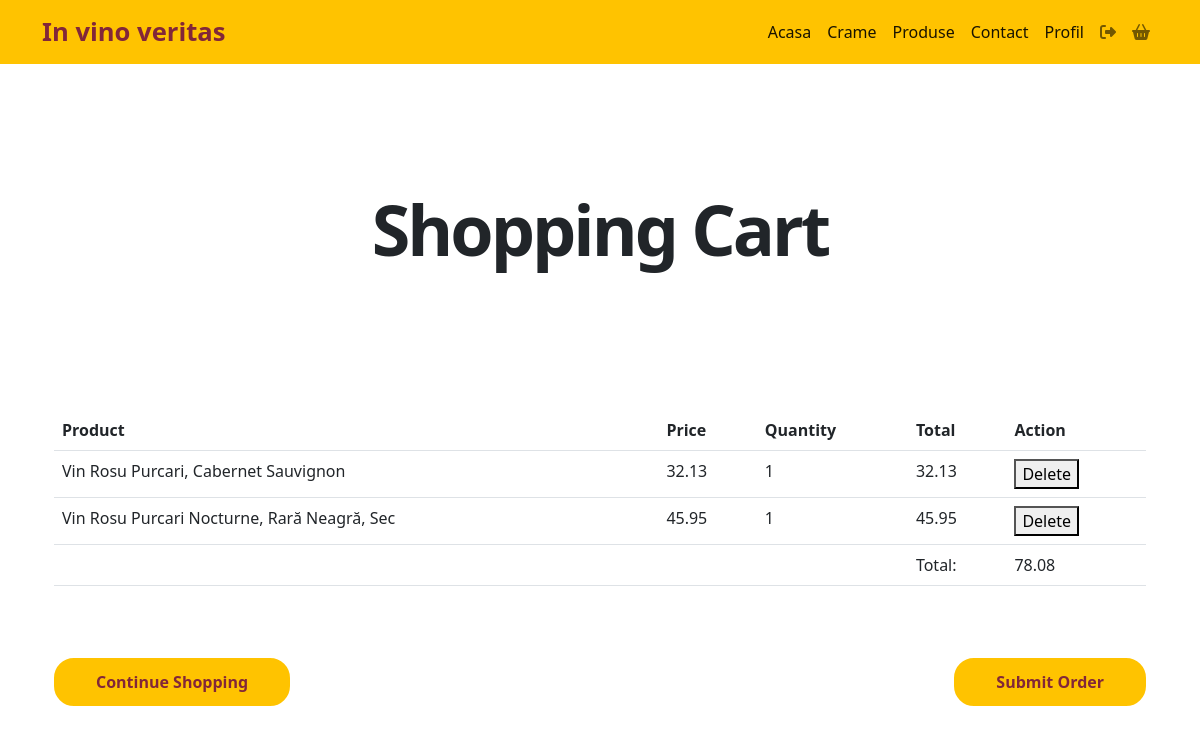
The app's page /cart/ (signed in) with its own data.
### App_marketplace/models/order.py (models this page shows, shortened)
class OrderItem(models.Model): # clasa cu ajutorul caruia definim caracteristicile si comportamentul pt unul sau mai multe produse dint-o comanda
    user = models.ForeignKey(settings.AUTH_USER_MODEL, on_delete=models.CASCADE)
    ordered = models.BooleanField(default=False)
    product = models.ForeignKey(Product, on_delete=models.CASCADE)
    quantity = models.IntegerField(default=1)
    def get_total_item_price(self):  # acesta metota ne retuneaza cantitatea totala a unui produs
        return self.quantity * self.product.price
    def get_final_price(self):  # acesta metoda ne retuneaza valoarea totala a unui produs dintr-o comanda
        return self.get_total_item_price()

### App_marketplace/models/product.py (models this page shows, shortened)
class Product(models.Model):
    name = models.CharField(max_length=100)
    description = models.TextField()
    price = models.DecimalField(max_digits=10, decimal_places=2)
    image = models.ImageField(upload_to='product_images/', null=True, blank=True)
    available_quantity = models.PositiveIntegerField(default=0)
    color = models.CharField(max_length=30, null=True)
    size = models.CharField(max_length=30, null=True)

### App_marketplace/views.py (the view)
# urls.py: path('cart/', shopping_cart, name='cart'),
def shopping_cart(request):
    order_items = OrderItem.objects.filter(user=request.user, ordered=False)
    order_total = sum(item.get_final_price() for item in order_items)
    context = {
        'order_items': order_items,
        'total_cumparaturi': order_total,
    }
    return render(request, 'App_marketplace/cart.html', context)

### App_marketplace/templates/App_marketplace/cart.html (shortened to what this page needs)
{% extends "App_marketplace/base.html" %}
{% load static%}
{% block content %}
<div class="container spaced-top-5 black-bg">
    <div class="row">
        <div class="col">
            <h1 style="text-align: center;
            font-size: 70px;
            font-weight: 700;
            text-transform: none;
            font-style: normal;
            text-decoration: none;
            line-height: 1em;
            letter-spacing: -3px;
            margin-top: 50px;
            margin-bottom: 50px;">Shopping Cart</h1></br></br></br></br>
                <table class="table">
                    <thead>
                        <tr>
                            <th>Product</th>
                            <th>Price</th>
                            <th>Quantity</th>
                            <th>Total</th>
                            <th>Action</th>
                        </tr>
                    </thead>
                    <tbody>
                        {% for order_item in order_items %}
                            <tr id="order_item_{{ order_item.product.id }}">
                                <td>{{ order_item.product.name }}</td>
                                <td>{{ order_item.product.price }}</td>
                                <td>{{ order_item.quantity }}</td>
                                <td>{{ order_item.get_final_price }}</td>
                                <td>
                                    <button onclick="deleteProduct({{ order_item.product.id }})">Delete</button>
                                </td>
                            </tr>
                        {% endfor %}
                    </tbody>
                    <tfoot>
                        <tr>
                            <td colspan="3"></td>
                            <td>Total:</td>
                            <td>{{ total_cumparaturi }}</td>
                        </tr>
                    </tfoot>
                </table></br>
            <div class="d-flex justify-content-between">
                <a href="{% url 'App_marketplace:products' %}">
                    <button class="btn-custom spaced-top-2">Continue Shopping</button>
                </a>
                <form method="post" action="{% url 'App_marketplace:finalizeaza_comanda' %}">
                    <button type="submit" class="btn-custom spaced-top-2">Submit Order</button>
                </form>
            </div>
        </div>
    </div>
</div>
{% endblock %}

### App_marketplace/static/css/base.css (style rules this page uses)
.spaced-top-5 { margin-top: 5em; }
.spaced-top-2 { margin-top: 2em; }
.btn-custom { font-weight: bold; background-color: #FFC300; padding: 10px 40px; border-radius: 20px; border: 2px solid #FFC300; color: #822739; }

### records on screen
OrderItem: product.name "Vin Rosu Purcari, Cabernet Sauvignon", product.price "32.13", quantity "1", get_final_price "32.13"
OrderItem: product.name "Vin Rosu Purcari Nocturne, Rară Neagră, Sec", product.price "45.95", quantity "1", get_final_price "45.95"

### other values on screen
{{ total_cumparaturi }} "78.08"
